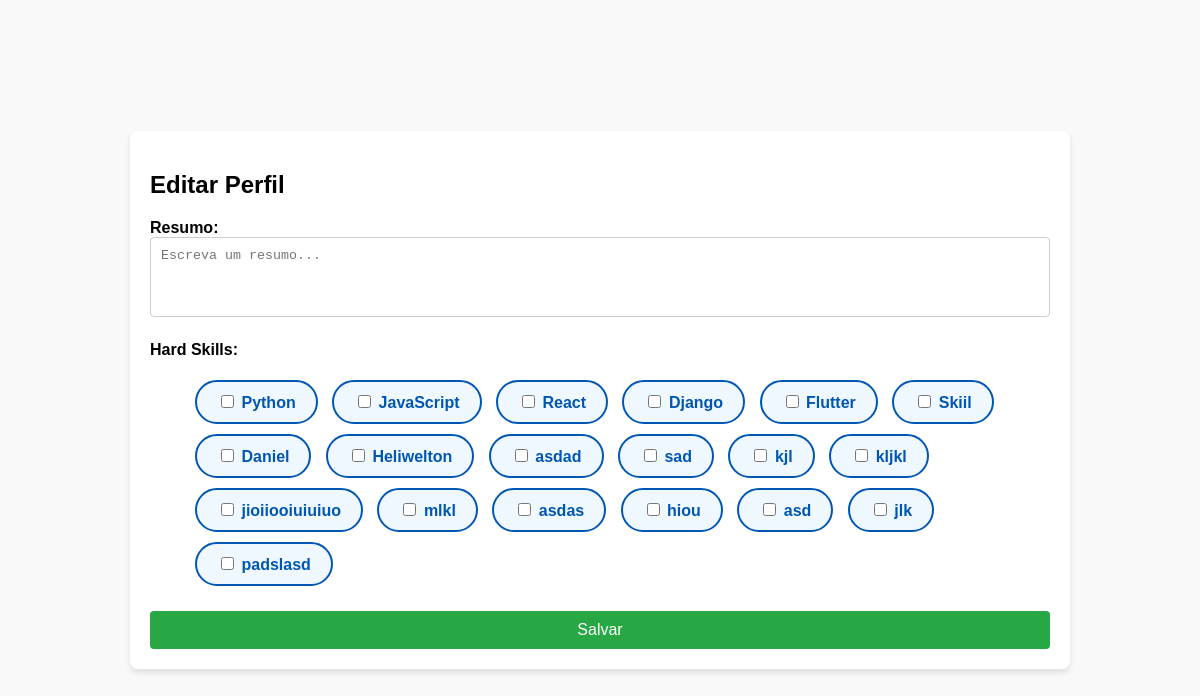
/profile/profile/edit/ (signed in), run on an earlier commit of the app's database.
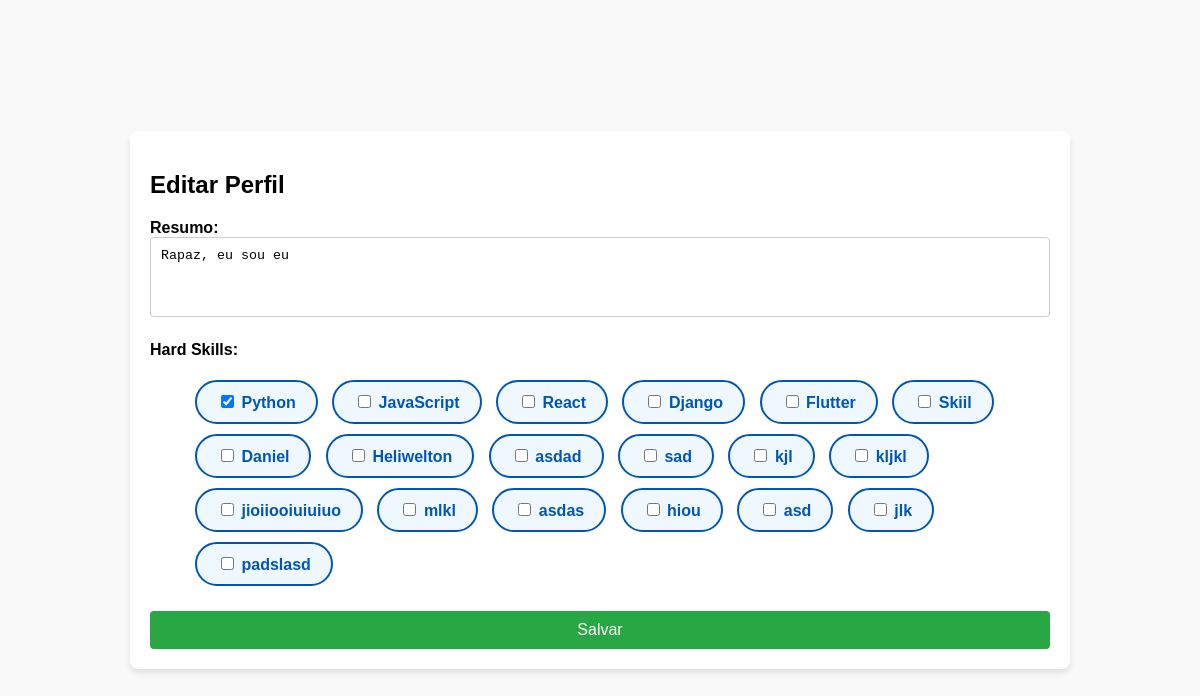
And on a later commit of the database.
### feed/models.py (models this page shows, shortened)
class Profile(models.Model):
    ROLE_CHOICES = (
        ('student', 'Student'),
        ('teacher', 'Teacher'),
    )
    user = models.OneToOneField(User, on_delete=models.CASCADE)
    role = models.CharField(max_length=7, choices=ROLE_CHOICES, default='student')
    matricula = models.CharField(max_length=9, validators=[MinLengthValidator(9)], unique=False)
    summary = models.TextField(max_length=500, help_text="Descreva seus conhecimentos aqui")
    profile_image = models.ImageField(upload_to='profile_images/', blank=True, null=True)
    profile_background_image = models.ImageField(upload_to='profile_backgrounds/', null=True, blank=True)
    hard_skills = models.ManyToManyField(Skill, blank=True)

### user_account/views.py (the view)
# urls.py: path('profile/edit/', views.edit_profile, name='edit_profile'),
@login_required
def edit_profile(request):
    profile = Profile.objects.get(user=request.user)  # Obtém o perfil do usuário logado
    if request.method == 'POST':
        form = ProfileForm(request.POST, request.FILES, instance=profile)
        if form.is_valid():
            form.save()
            return redirect('profile')
    else:
        form = ProfileForm(instance=profile)
    return render(request, 'account/edit_profile.html', {'form': form})

### user_account/forms.py (shortened to what this page needs)
class ProfileForm(forms.ModelForm):
    hard_skills = forms.ModelMultipleChoiceField(
    queryset=Skill.objects.all(),
    widget=forms.CheckboxSelectMultiple(attrs={'class': 'checkbox-group'}),
    required=False
)
    summary = forms.CharField(
        widget=forms.Textarea(attrs={
            'maxlength': '170',
            'placeholder': 'Escreva um resumo...',
            'class': 'form-control'
        }),
        max_length=170,
        required=False
    )
    class Meta:
        model = Profile
        fields = ['summary', 'hard_skills']

### feed/models.py (called while the page is built)
    def __str__(self):
        return self.name

### user_account/templates/account/edit_profile.html (shortened to what this page needs)
<!DOCTYPE html>
<html lang="pt-br">
<head>
</head>
<body>
    <div class="form-container">
        <h2>Editar Perfil</h2>
        <form method="post" enctype="multipart/form-data">
            <div class="form-group">
                <label for="id_summary">Resumo:</label>
                {{ form.summary }}
            </div>
            <div class="form-group">
                <label for="id_hard_skills">Hard Skills:</label>
                <ul id="hard-skills">
                    {% for checkbox in form.hard_skills %}
                    <li>
                        {{ checkbox }}
                    </li>
                    {% endfor %}
                </ul>
            </div>
            <button type="submit" class="btn btn-success">Salvar</button>
        </form>
    </div>
</body>
</html>

What changed in the data, as far as the page shows it:
changed Profile: summary (not shown) → "Rapaz, eu sou eu"
Also different on the page:
form field hard_skills: "☐" → "☑"
